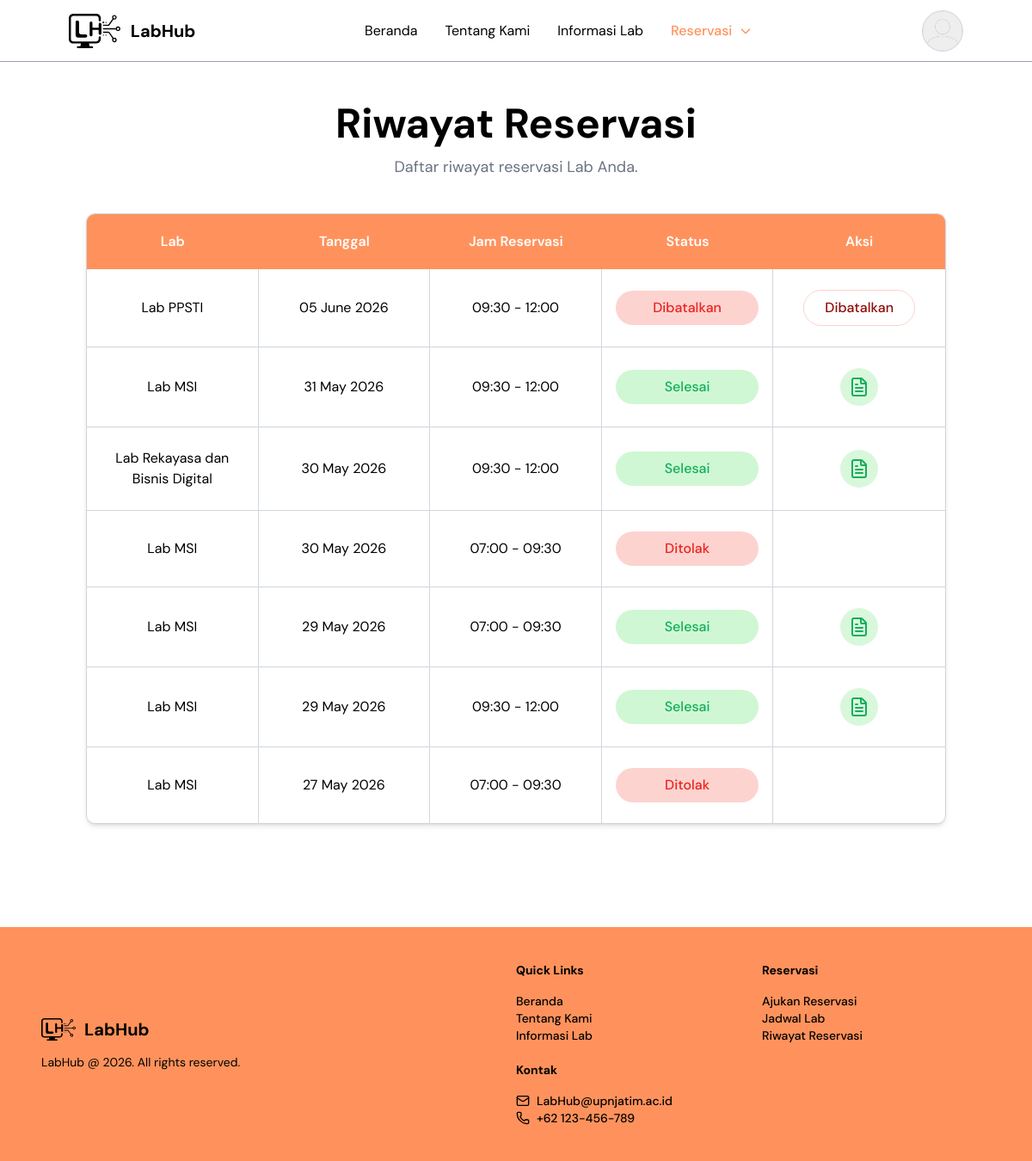
The page /index.php?page=riwayat_reservasi (signed in) on the database its author committed.
### tables this page shows
CREATE TABLE `reservasi` (
  `id` int NOT NULL,
  `user_id` int NOT NULL,
  `jadwal_id` int NOT NULL,
  `kode_reservasi` varchar(100) DEFAULT NULL,
  `dosen_penanggung_jawab` varchar(100) NOT NULL,
  `kontak` varchar(30) NOT NULL,
  `keperluan` text NOT NULL,
  `berkas` varchar(255) DEFAULT NULL,
  `status` enum('Pending','Disetujui','Ditolak','Dibatalkan','Belum Ambil Kunci','Sedang Berlangsung','Selesai','Tidak Hadir') DEFAULT 'Pending',
  `created_at` timestamp NULL DEFAULT CURRENT_TIMESTAMP,
  `alasan_pembatalan` text,
  `email_h1_dikirim` datetime DEFAULT NULL
);

CREATE TABLE `labs` (
  `id` int NOT NULL,
  `nama_lab` varchar(100) NOT NULL,
  `kode_lab` varchar(10) NOT NULL,
  `kategori` varchar(100) DEFAULT NULL,
  `lokasi` varchar(100) DEFAULT NULL,
  `luas` int DEFAULT NULL,
  `kapasitas` int DEFAULT '0',
  `fasilitas` text,
  `deskripsi` text,
  `gambar` varchar(255) DEFAULT NULL,
  `jam_buka` time NOT NULL,
  `jam_tutup` time NOT NULL,
  `status` enum('Tersedia','Perbaikan','Non-aktif') DEFAULT 'Tersedia',
  `created_at` timestamp NULL DEFAULT CURRENT_TIMESTAMP,
  `slug` varchar(255) DEFAULT NULL
);

CREATE TABLE `jadwal` (
  `id` int NOT NULL,
  `lab_id` int NOT NULL,
  `tanggal` date NOT NULL,
  `sesi` varchar(50) NOT NULL,
  `jam_mulai` time NOT NULL,
  `jam_selesai` time NOT NULL,
  `created_at` timestamp NULL DEFAULT CURRENT_TIMESTAMP
);

### pages/riwayat_reservasi.php (the view, shortened to what this page needs)
<?php
include __DIR__ .
    '/../config/config.php';
$limit = 10;
$pageNumber =
    isset($_GET['p'])
    ? (int) $_GET['p']
    : 1;
$offset =
    ($pageNumber - 1) * $limit;
$user_id =
    $_SESSION['user_id'];
$stmt =
    mysqli_prepare(
        $conn,
        "SELECT
            reservasi.id,
            reservasi.status,
            reservasi.kode_reservasi,
            labs.nama_lab,
            jadwal.tanggal,
            jadwal.jam_mulai,
            jadwal.jam_selesai
        FROM reservasi
        JOIN jadwal
        ON reservasi.jadwal_id = jadwal.id
        JOIN labs
        ON jadwal.lab_id = labs.id
        WHERE reservasi.user_id = ?
        ORDER BY jadwal.tanggal DESC
        LIMIT ? OFFSET ?"
    );
mysqli_stmt_bind_param(
    $stmt,
    "iii",
    $user_id,
    $limit,
    $offset
);
mysqli_stmt_execute(
    $stmt
);
$result =
    mysqli_stmt_get_result(
        $stmt
    );
?>
<section class="mt-30 px-4 sm:px-6 lg:px-25 min-h-screen">
    <div class="flex flex-col gap-10">
        <div class="
            flex
            flex-col
            items-center
            text-center
            gap-3
        ">
            <h1 data-aos="fade-up" class="
                text-3xl
                sm:text-4xl
                md:text-5xl
                xl:text-6xl
                font-bold
            ">
                Riwayat Reservasi
            </h1>
            <p data-aos="fade-up" data-aos-delay="200" class="
                text-gray-500
                text-sm
                sm:text-base
                lg:text-lg
            ">
                Daftar riwayat reservasi Lab Anda.
            </p>
        </div>
        <div data-aos="fade-up" data-aos-delay="200" class="
            border
        border-gray-300
            rounded-[10px]
            overflow-hidden
            bg-white
            md:shadow-md
            w-full
        ">
            <div class="hidden md:block">
                <div class="
                    grid
                    grid-cols-5
                    bg-[#FF925C]
                    text-white
                    font-semibold
                ">
                    <div class="
                        py-5
                        px-4
                        text-center
                    ">
                        Lab
                    </div>
                    <div class="
                        py-5
                        px-4
                        text-center
                    ">
                        Tanggal
                    </div>
                    <div class="
                        py-5
                        px-4
                        text-center
                    ">
                        Jam Reservasi
                    </div>
                    <div class="
                        py-5
                        px-4
                        text-center
                    ">
                        Status
                    </div>
                    <div class="
                        py-5
                        px-4
                        text-center
                    ">
                        Aksi
                    </div>
                </div>
                <div class="divide-y divide-gray-300">
                    <?php if (
                        mysqli_num_rows($result)
                        > 0
                    ): ?>
                        <?php while (
                            $item =
                            mysqli_fetch_assoc(
                                $result
                            )
                        ): ?>
                            <?php
                            $statusClass =
                                'bg-[#FDD3D0] text-[#EC221F]';
                            if (
                                $item['status']
                                == 'Pending' || $item['status'] == 'Sedang Berlangsung' || $item['status'] == "Belum Ambil Kunci"
                            ) {
                                $statusClass =
                                    'bg-[#FFF1C2] text-[#BF6A02]';
                            } elseif (
                                $item['status']
                                == 'Disetujui' || $item['status'] == 'Selesai' || $item['status'] == 'Tidak Hadir'
                            ) {
                                $statusClass =
                                    'bg-[#CFF7D3] text-[#14AE5C]';
                            }
                            ?>
                            <div class="
                                grid
                                grid-cols-5
                                items-stretch
                            ">
                                <div class="
                                    py-6
                                    px-4
                                    border-r
                                    border-gray-300
                                    flex
                                    items-center
                                    justify-center
                                    text-center
                                ">
                                    <?= htmlspecialchars(
                                        $item['nama_lab']
                                    ) ?>
                                </div>
                                <div class="
                                    py-6
                                    px-4
                                    border-r
                                    border-gray-300
                                    flex
                                    items-center
                                    justify-center
                                    text-center
                                ">
                                    <?= date(
                                        'd F Y',
                                        strtotime(
                                            $item['tanggal']
                                        )
                                    ) ?>
                                </div>
                                <div class="
                                    py-6
                                    px-4
                                    border-r
                                    border-gray-300
                                    flex
                                    items-center
                                    justify-center
                                    text-center
                                    whitespace-nowrap
                                ">
                                    <?= substr(
                                        $item['jam_mulai'],
                                        0,
                                        5
                                    ) ?>
                                    -
                                    <?= substr(
                                        $item['jam_selesai'],
                                        0,
                                        5
                                    ) ?>
                                </div>
                                <div class="
                                    py-6
                                    px-4
                                    border-r
                                    border-gray-300
                                    flex
                                    justify-center
                                    items-center
                                ">
                                    <div class="
                                        flex
                                        justify-center
                                        items-center
                                        w-full
                                    ">
                                        <span class="
                                                    px-2
                                                    xl:px-4
                                                    py-2
                                                    rounded-full
                                                    font-medium
                                                    text-center
                                                    w-full
                                                    <?= $statusClass ?>
                                                ">
                                            <?php if ($item['status'] == 'Dibatalkan' || $item['status'] == 'Ditolak'): ?>
                                                <?= $item['status'] ?>
                                            <?php elseif ($item['status'] == 'Disetujui'): ?>
                                                <?= $item['status'] ?>
                                            <?php elseif ($item['status'] == 'Selesai' || $item['status'] == 'Tidak Hadir'): ?>
                                                Selesai
                                            <?php elseif ($item['status'] == 'Belum Ambil Kunci' || $item['status'] == 'Sedang Berlangsung'): ?>
                                                Berlangsung
                                            <?php else: ?>             <?= $item['status'] ?>
                                            <?php endif; ?>
                                        </span>
                                    </div>
                                </div>
                                <div class="
                                    py-6
                                    px-4
                                    flex
                                    justify-center
                                    items-center
                                ">
                                    <div class="
                                        flex
                                        justify-center
                                        items-center
                                        gap-3
                                    ">
                                        <?php if (
                                            $item['status']
                                            == 'Pending'
                                        ): ?>
                                            <button onclick="openDeleteModal(<?= $item['id'] ?>)" class="
                                                px-6
                                                py-2
                                                rounded-full
                                                bg-[#FDD3D0]
                                                font-medium
                                                hover:opacity-80
                                                cursor-pointer
                                            ">
                                                Batalkan
                                            </button>
                                        <?php elseif (
                                            $item['status']
                                            == 'Dibatalkan'
                                        ): ?>
                                            <span class="
                                                px-6
                                                py-2
                                                rounded-full
                                                border
                                                border-[#FDD3D0]
                                                text-[#900B09]
                                                font-medium
                                            ">
                                                Dibatalkan
                                            </span>
                                        <?php elseif (
                                            $item['status'] == 'Sedang Berlangsung' || $item['status'] == 'Selesai'
                                            || $item['status'] == 'Belum Ambil Kunci' || $item['status'] == 'Tidak Hadir'
                                        ): ?>
                                            <button data-code="<?= $item['kode_reservasi'] ?>" data-date="<?= date(
                                                  'd F Y',
                                                  strtotime($item['tanggal'])
                                              ) ?>" data-time="<?= substr(
                                                   $item['jam_mulai'],
                                                   0,
                                                   5
                                               ) ?>
-
    <?= substr(
                        $item['jam_selesai'],
                        0,
                        5
                    ) ?>" onclick="
        openCodeModal(this)
    " class="
                                                w-11
                                                h-11
                                                rounded-full
                                                bg-[#D9F8DB]
                                                flex
                                                items-center
                                                justify-center
                                                hover:opacity-80
                                                cursor-pointer
                                            ">
                                                <i data-lucide="file-text" class="text-[#14AE5C]"></i>
                                            </button>
                                        <?php else: ?>
                                        <?php endif; ?>
                                    </div>
                                </div>
                            </div>
                        <?php endwhile; ?>
                    <?php endif; ?>
                </div>
            </div>
        </div>
    </div>
</section>

### rows shown on the page
reservasi: labs.nama_lab "Lab PPSTI", jadwal.tanggal "05 June 2026", jadwal.jam_mulai "09:30", jadwal.jam_selesai "12:00", status "Dibatalkan"
reservasi: labs.nama_lab "Lab MSI", jadwal.tanggal "31 May 2026", jadwal.jam_mulai "09:30", jadwal.jam_selesai "12:00", status "Selesai"
reservasi: labs.nama_lab "Lab Rekayasa dan Bisnis Digital", jadwal.tanggal "30 May 2026", jadwal.jam_mulai "09:30", jadwal.jam_selesai "12:00", status "Selesai"
reservasi: labs.nama_lab "Lab MSI", jadwal.tanggal "30 May 2026", jadwal.jam_mulai "07:00", jadwal.jam_selesai "09:30", status "Ditolak"
reservasi: labs.nama_lab "Lab MSI", jadwal.tanggal "29 May 2026", jadwal.jam_mulai "07:00", jadwal.jam_selesai "09:30", status "Selesai"
reservasi: labs.nama_lab "Lab MSI", jadwal.tanggal "29 May 2026", jadwal.jam_mulai "09:30", jadwal.jam_selesai "12:00", status "Selesai"
reservasi: labs.nama_lab "Lab MSI", jadwal.tanggal "27 May 2026", jadwal.jam_mulai "07:00", jadwal.jam_selesai "09:30", status "Ditolak"
